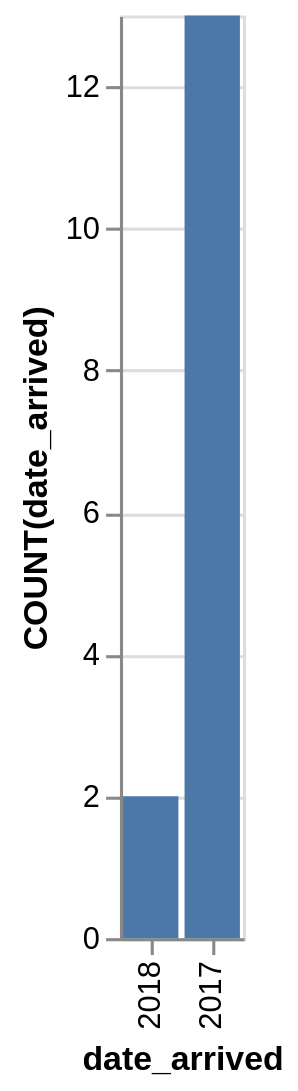

Write a Vega-Lite specification for this figure.
### Vega-Lite specification from a JSON file in a GitHub repository (floating-point values rounded to 4 significant figures)
{"data": {"values": [{"x_data": "2017", "y_data": 13}, {"x_data": "2018", "y_data": 2}]}, "mark": "bar", "encoding": {"x": {"field": "x_data", "type": "nominal", "title": "date_arrived", "sort": {"op": "sum", "field": "y_data", "order": "ascending"}}, "y": {"field": "y_data", "type": "quantitative", "title": "COUNT(date_arrived)"}}}
